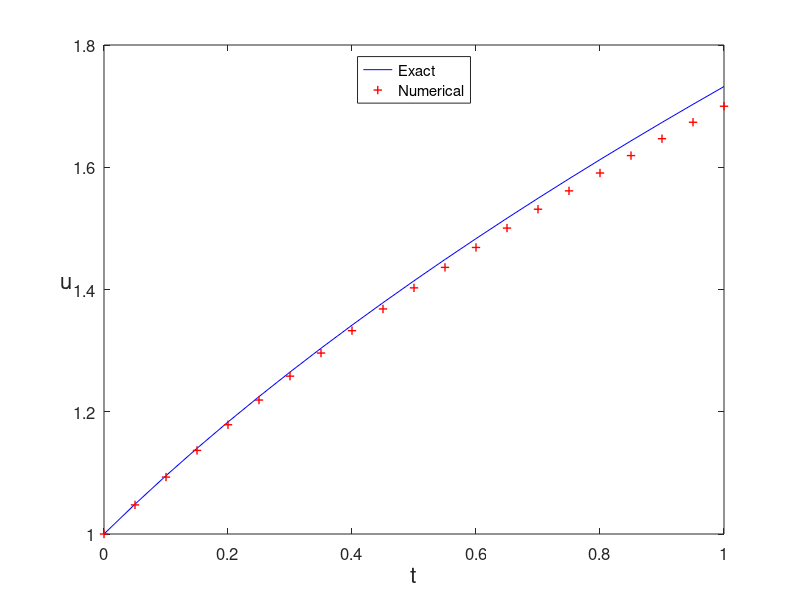

Source code (MATLAB):
% BackEuler.m
% Backward Euler Method for Nonlinear ODE:
% u'(x)=u-2x/u in [0,1]
% Initial condition: u(0)=1;
% Exact solution: u=sqrt(2*x+1)
clear all
h=0.05;
x=0:h:1;
N=length(x)-1;
u(1)=1;
NI(N)=0;           % Record the number of iterations
for n=1:N
    % Newton iteration
    X(1)=u(n); tol=1.0e-6;
    for k=1:100
        X(k+1)=X(k)-(X(k)-h*X(k)+2*h*x(n+1)/X(k)-u(n))./(1-h-2*h*x(n+1)/(X(k)^2));
        NI(n)=NI(n)+1;
        if abs(X(k+1)-X(k))<tol
            u(n+1)=X(k+1);
            break
        end
    end
end
ue=sqrt(2*x+1);    % exact solution
plot(x,ue,'b-',x,u,'r+','LineWidth',1)
legend('Exact ','Numerical','location','North')
% title('Backward Euler method','fontsize',12)
set(gca,'fontsize',12)
xlabel('t','fontsize', 16), ylabel('u','fontsize',16,'Rotation',0)
% computing error
error=max(abs(u-ue))